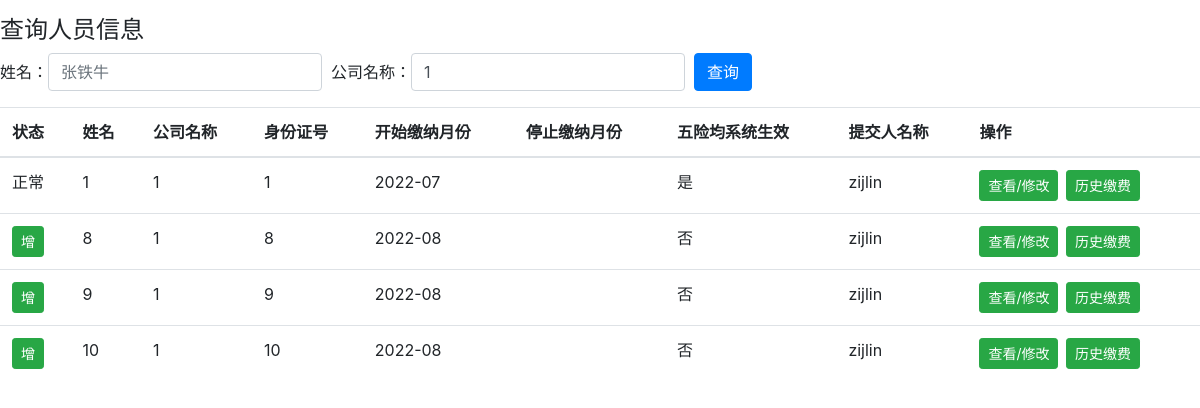
The page /member_query/1 (signed in) on the database as committed earlier.
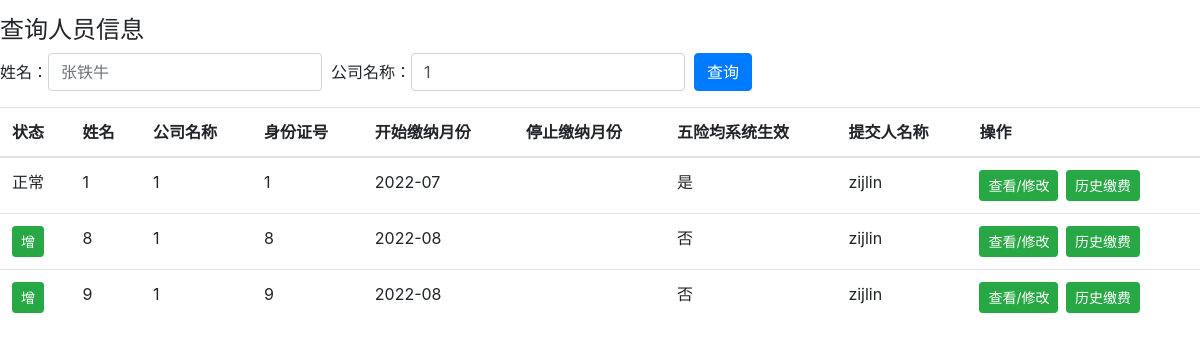
The same page on the database as committed later.
### member.py (models this page shows, shortened)
class Members(db.Model):
    member_id = db.Column('member_id', db.Integer, primary_key=True)
    company_name = db.Column(db.String(200))
    name = db.Column(db.String(200))
    id_card = db.Column(db.String(200))
    address = db.Column(db.String(200))
    nationality = db.Column(db.String(200))
    begin_month = db.Column(db.String(200))
    end_month = db.Column(db.String(200))
    salary = db.Column(db.Float)
    injury = db.Column(db.String(200))
    endowment = db.Column(db.String(200))
    unemployment = db.Column(db.String(200))
    medical = db.Column(db.String(200))
    birth = db.Column(db.String(200))
    injury_check = db.Column(db.String(200))
    endowment_check = db.Column(db.String(200))
    unemployment_check = db.Column(db.String(200))
    medical_check = db.Column(db.String(200))
    birth_check = db.Column(db.String(200))
    is_valid = db.Column(db.String(200))
    person = db.Column(db.String(200))

### main.py (the view, shortened to what this page needs)
@app.route('/member_query/<company_name>', methods=['GET', 'POST'])
@validate_login
def member_query(company_name):
    if company_name == "all":
        return render_template('member_query.html', company_name="", name="", members=Members.query.all(), cur_month=get_cur_month())
    else:
        return render_template('member_query.html', name="", company_name=company_name,
                               members=Members.query.filter_by(company_name=company_name).order_by(Members.begin_month.asc()).all(),
                               cur_month=get_cur_month())

### main.py (called while the page is built)
def get_cur_month():
    return datetime.datetime.now().strftime("%Y-%m")

def validate_login(func):
    @wraps(func)
    def wrapper(**kwargs):
        if 'username' not in session:
            return render_template('refresh.html')
        else:
            return func(**kwargs)
    return wrapper

### templates/member_query.html (shortened to what this page needs)
<!DOCTYPE html>
<html lang="en">
<head>
    <link rel="stylesheet" href="https://cdn.staticfile.org/twitter-bootstrap/4.3.1/css/bootstrap.min.css">
</head>
<body>
<div>
    <h4>查询人员信息</h4>
    <form class="form-inline" action="{{ url_for('member_query', company_name='all') }}" method = "post">
        <label for="inputPassword2">姓名： </label>
        <input value="{{name}}" type="text" class="form-control" id="inputPassword2" placeholder="张铁牛" name="name">
        &nbsp;&nbsp;<label for="inputPassword2">公司名称： </label>
        <input value="{{company_name}}" type="text" class="form-control" id="inputPassword2" placeholder="所有公司" name="company_name">
        &nbsp;&nbsp;<button type="submit" class="btn btn-primary">查询</button>
    </form>
    <table class="table table-hover">
        <thead>
        <tr>
            <th>状态</th>
            <th>姓名</th>
            <th>公司名称</th>
            <th>身份证号</th>
            <th>开始缴纳月份</th>
            <th>停止缴纳月份</th>
            <th>五险均系统生效</th>
            <th>提交人名称</th>
            <th>操作</th>
        </tr>
        </thead>
        <tbody>
        {% for member in members %}
        <tr>
            {% if member.end_month != "" and member.end_month <= cur_month %}
            <td><a href="#" class="btn btn-danger btn-sm" role="button">减</a></td>
            {% elif member.begin_month == cur_month %}
            <td><a href="#" class="btn btn-success btn-sm" role="button">增</a></td>
            {% else %}
            <td>正常</td>
            {% endif %}
            <td>{{ member.name }}</td>
            <td>{{ member.company_name }}</td>
            <td>{{ member.id_card }}</td>
            <td>{{ member.begin_month }}</td>
            <td>{{ member.end_month }}</td>
            <td>{{ member.is_valid }}</td>
            <td>{{ member.person }}</td>
            <th>
                <a href="{{ url_for('member_update', member_id=member.member_id) }}" class="btn btn-success btn-sm" role="button">查看/修改</a>
                &nbsp;<a href="{{ url_for('member_pay_history', id_card=member.id_card) }}" class="btn btn-success btn-sm" role="button">历史缴费</a>
            </th>
        </tr>
        {% endfor %}
        </tbody>
    </table>
</div>
</body>
</html>

Rows that differ between the two databases and show on the page:
removed Members: end_month "增", name "10", company_name "1", id_card "10", begin_month "2022-08", is_valid "否", person "zijlin"
